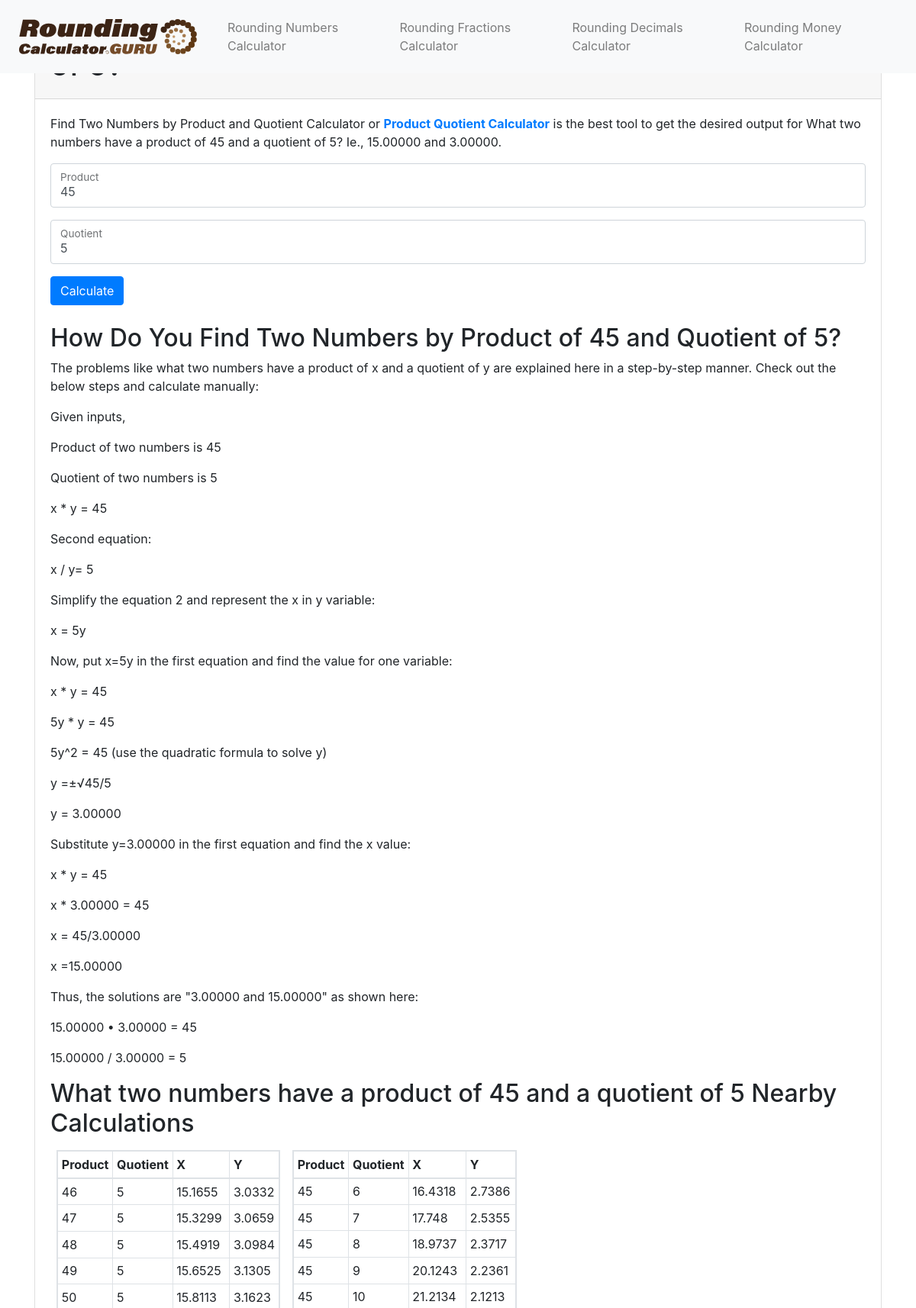
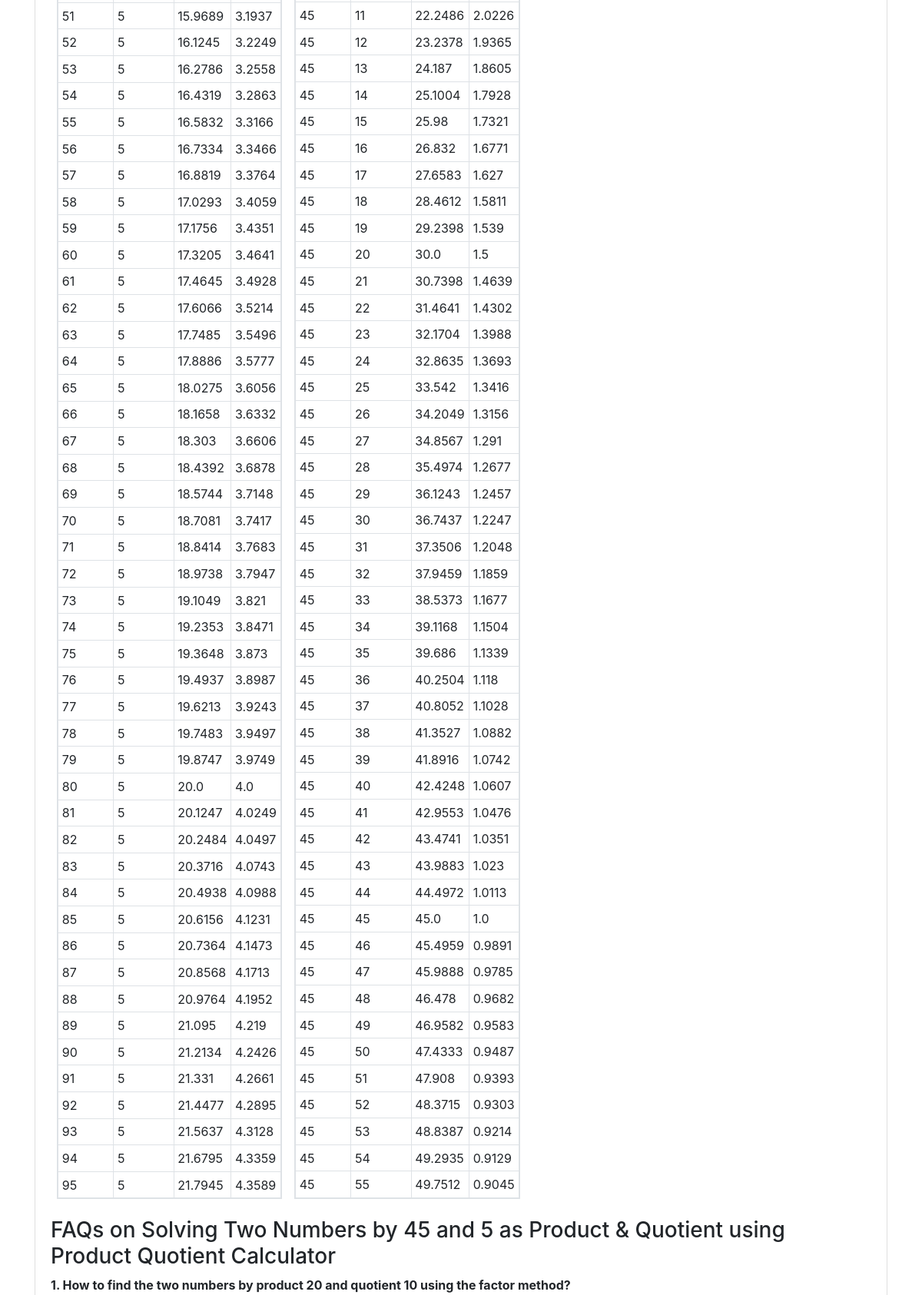
/what-two-numbers-have-a-product-of-45-and-a-quotient-of-5/ (upper part), run on the app's committed database (2 pictures, top to bottom).
### Numbers/models.py (models this page shows)
class productQuotientCalc(models.Model):
    prod=models.IntegerField()
    quo=models.IntegerField()
    x=models.DecimalField(max_digits=10 , decimal_places=5)
    y=models.DecimalField(max_digits=10 , decimal_places=5)

### Numbers/views.py (the view, shortened to what this page needs)
# urls.py: path('what-two-numbers-have-a-product-of-<str:prod>-and-a-quotient-of-<str:quo>/',productQuotientTail, name='productQuotientTail'),
def productQuotientTail(request,prod,quo):
    prod=int(prod)
    quo=int(quo)
    l=productQuotientCalc.objects.filter(prod=prod,quo=quo)
    if l:
        print('from DB')
        product50=[]
        [product50.append(i) for i in range(prod+1,prod+51)]
        quotient50=[]
        [quotient50.append(i) for i in range(quo+1,quo+51)]
        ya50=[]
        [ya50.append(round(((prod/i)**0.5),4)) for i in quotient50]
        yb50=[]
        [yb50.append(round(((i/quo)**0.5),4)) for i in product50]
        xa50=[]
        [xa50.append(round((prod/j),4)) for j in ya50]
        xb50=[]
        [xb50.append(round((i/j),4)) for i,j in zip(product50,yb50)]
        mylist=zip(quotient50,xa50,ya50)
        mylist1=zip(product50,xb50,yb50)
        product5=[]
        [product5.append(i) for i in range(prod+1,prod+6)]
        quotient5=[]
        [quotient5.append(i) for i in range(quo+1,quo+6)]
        return render(request,'Mathcue/product-quotient-calculator-details.html',{'res':l,'mylist':mylist,'mylist1':mylist1,'product5':product5,'quotient5':quotient5,'product':str(prod),'quotient':str(quo)})

### templates/Mathcue/product-quotient-calculator-details.html (shortened to what this page needs)
{%extends 'base/numbers_base3.html'%}
{%load static%}
{%block meta%}
<link rel="stylesheet" href="https://cdn.jsdelivr.net/npm/bootstrap@4.6.1/dist/css/bootstrap.min.css"
>
  <link href="https://cdn.jsdelivr.net/npm/bootstrap@5.2.1/dist/css/bootstrap.min.css" rel="stylesheet">
{%block css%}
<link rel="stylesheet" href="https://roundingcalculator.guru/static/style2.css?ez_used_css_s=14">
{%endblock%}
{% endblock %}
{% block content %}
{% for i in res %}
<div class="container">
  <div class="card">
    <div class="card-header">
      <h1 class="h1">What two numbers have a product of {{i.prod}} and a quotient of {{i.quo}}?</h1>
    </div>
    <div class="card-body">
        <p>Find Two Numbers by Product and Quotient Calculator or <a href="/product-quotient-calculator/"> <strong>Product Quotient Calculator</strong></a> is the best tool to get the desired output for What two numbers have a product of {{i.prod}} and a quotient of {{i.quo}}? Ie., {{i.x}} and {{i.y}}.</p>
        <form method='POST' action='/product-quotient-calculator/'>
          <div class="form-floating mb-3">
            <input type="number" class="form-control" value=45 id="numa" placeholder="Product:" name='prod' required>
            <label for="floatingInput">Product</label>
          </div>
          <div class="form-floating mb-3">
            <input type="number" class="form-control"  id="num" placeholder="Quotient" name='quo' required min=1 value=5>
            <label for="floatingInput">Quotient</label>
          </div>
        <button type="submit" class="btn mb-4 btn-primary">Calculate</button>
        </form>
        <h2>How Do You Find Two Numbers by Product of {{i.prod}} and Quotient of {{i.quo}}?</h2>
        <p>The problems like what two numbers have a product of x and a quotient of y are explained here in a step-by-step manner. Check out the below steps and calculate manually:</p>
        <p>Given inputs,</p>
        <p>Product of two numbers is {{i.prod}}</p>
        <p>Quotient of two numbers is {{i.quo}}</p>
        <p>x * y = {{i.prod}}</p>
        <p>Second equation:</p>
        <p>x / y= {{i.quo}}</p>
        <p>Simplify the equation 2 and represent the x in y variable:</p>
        <p>x = {{i.quo}}y</p>
        <p>Now, put x={{i.quo}}y in the first equation and find the value for one variable: </p>
        <p>x * y = {{i.prod}}</p>
        <p>{{i.quo}}y * y = {{i.prod}}</p>
        <p>{{i.quo}}y^2 = {{i.prod}} (use the quadratic formula to solve y)</p>
        <p>y =±√{{i.prod}}/{{i.quo}}</p>
        <p>y = {{i.y}}</p>
        <p>Substitute y={{i.y}} in the first equation and find the x value: </p>
        <p>x * y = {{i.prod}}</p>
        <p>x * {{i.y}} = {{i.prod}}</p>
        <p>x = {{i.prod}}/{{i.y}}</p>
        <p>x ={{i.x}}</p>
        <p>Thus, the solutions are "{{i.y}} and {{i.x}}" as shown here:</p>
        <p>{{i.x}} • {{i.y}} = {{i.prod}}</p>
        <p>{{i.x}} / {{i.y}} = {{i.quo}}</p>
        <h2>What two numbers have a product of {{i.prod}} and a quotient of {{i.quo}} Nearby Calculations</h2>
        <div class="d-flex flex-wrap">
          <div class='p-2'>
            <table class="table table-sm table-bordered table-responsive">
              <thead>
                <tr>
                  <th scope="col">Product</th>
                  <th scope="col">Quotient</th>
                  <th scope="col">X</th>
                  <th scope="col">Y</th>
                </tr>
              </thead>
              <tbody>
                {% for j,k,l in mylist1 %}
                <tr>
                  <td>{{j}}</td>
                  <td>{{quotient}}</td>
                  <td>{{k}}</td>
                  <td>{{l}}</td>
                </tr>
                {% endfor %}
              </tbody>
            </table>
          </div>
          <div class='p-2'>
            <table class="table table-sm table-bordered table-responsive">
              <thead>
                <tr>
                  <th scope="col">Product</th>
                  <th scope="col">Quotient</th>
                  <th scope="col">X</th>
                  <th scope="col">Y</th>
                </tr>
              </thead>
              <tbody>
                <tr>
                  {% for j,k,l in mylist %}
                <tr>
                  <td>{{product}}</td>
                  <td>{{j}}</td>
                  <td>{{k}}</td>
                  <td>{{l}}</td>
                </tr>
                {% endfor %}
                </tr>
              </tbody>
            </table>
          </div>
        </div>
        <h3>FAQs on Solving Two Numbers by {{i.prod}} and {{i.quo}} as Product & Quotient using Product Quotient Calculator</h3>
        <p><strong>1. How to find the two numbers by product 20 and quotient 10 using the factor method?</strong></p>
        {% endfor %}
    </div>
  </div>
</div>
{% endblock %}

### templates/base/numbers_base3.html (shortened to what this page needs)
{%load static%}
<!DOCTYPE html>
<html lang="en">
  <head>
    {%block meta%} {%endblock%} {%block css%} {%endblock%}
    <link rel="stylesheet" href="https://cdn.jsdelivr.net/npm/bootstrap@4.6.1/dist/css/bootstrap.min.css">
    <link rel="stylesheet" href="https://use.fontawesome.com/releases/v5.15.1/css/all.css">
    <nav class="navbar navbar-expand-lg navbar-light fixed-top bg-light">
      <a class="navbar-brand" href="/">
          <img src="\static\images\logo\Rounding-Calculator.svg" width="250" class="p-1 float-left" alt="">
      </a>
      <div class="collapse navbar-collapse" id="navbarNav">
        <ul class="navbar-nav ml-auto p-2">
          <li class="nav-item">
            <a class="nav-link" href="/rounding-numbers-calculator/">Rounding Numbers Calculator</a>
          </li>
          <li class="nav-item">
            <a class="nav-link" href="/rounding-decimal-to-fraction-calculator/">Rounding Fractions Calculator</a>
          </li>
          <li class="nav-item">
            <a class="nav-link" href="/rounding-decimals-calculator/">Rounding Decimals Calculator</a>
          </li>
          <li class="nav-item">
            <a class="nav-link" href="/rounding-money-calculator/">Rounding Money Calculator</a>
          </li>
        </ul>
      </div>
    </nav>
  </head>
  <body>
    {%block content%} {%endblock%}
  </body>
</html>

### data on the page
productQuotientCalc: prod "45", quo "5", x "15.00000", y "3.00000", mylist1 "46" "47" "48" "49" "50" "51" "52" "53" "54" "55" "56" "57" "58" "59" "60" "61" "62" "63" "64" "65" "66" "67" "68" "69" "70" "71" "72" "73" "74" "75" "76" "77" "78" "79" "80" "81" "82" "83" "84" "85" "86" "87" "88" "89" "90" "91" "92" "93" "94" "95", mylist1 "5" "5" "5" "5" "5" "5" "5" "5" "5" "5" "5" "5" "5" "5" "5" "5" "5" "5" "5" "5" "5" "5" "5" "5" "5" "5" "5" "5" "5" "5" "5" "5" "5" "5" "5" "5" "5" "5" "5" "5" "5" "5" "5" "5" "5" "5" "5" "5" "5" "5", mylist1 "15.1655" "15.3299" "15.4919" "15.6525" "15.8113" "15.9689" "16.1245" "16.2786" "16.4319" "16.5832" "16.7334" "16.8819" "17.0293" "17.1756" "17.3205" "17.4645" "17.6066" "17.7485" "17.8886" "18.0275" "18.1658" "18.303" "18.4392" "18.5744" "18.7081" "18.8414" "18.9738" "19.1049" "19.2353" "19.3648" "19.4937" "19.6213" "19.7483" "19.8747" "20.0" "20.1247" "20.2484" "20.3716" "20.4938" "20.6156" "20.7364" "20.8568" "20.9764" "21.095" "21.2134" "21.331" "21.4477" "21.5637" "21.6795" "21.7945", mylist1 "3.0332" "3.0659" "3.0984" "3.1305" "3.1623" "3.1937" "3.2249" "3.2558" "3.2863" "3.3166" "3.3466" "3.3764" "3.4059" "3.4351" "3.4641" "3.4928" "3.5214" "3.5496" "3.5777" "3.6056" "3.6332" "3.6606" "3.6878" "3.7148" "3.7417" "3.7683" "3.7947" "3.821" "3.8471" "3.873" "3.8987" "3.9243" "3.9497" "3.9749" "4.0" "4.0249" "4.0497" "4.0743" "4.0988" "4.1231" "4.1473" "4.1713" "4.1952" "4.219" "4.2426" "4.2661" "4.2895" "4.3128" "4.3359" "4.3589", mylist "45" "45" "45" "45" "45" "45" "45" "45" "45" "45" "45" "45" "45" "45" "45" "45" "45" "45" "45" "45" "45" "45" "45" "45" "45" "45" "45" "45" "45" "45" "45" "45" "45" "45" "45" "45" "45" "45" "45" "45" "45" "45" "45" "45" "45" "45" "45" "45" "45" "45", mylist "6" "7" "8" "9" "10" "11" "12" "13" "14" "15" "16" "17" "18" "19" "20" "21" "22" "23" "24" "25" "26" "27" "28" "29" "30" "31" "32" "33" "34" "35" "36" "37" "38" "39" "40" "41" "42" "43" "44" "45" "46" "47" "48" "49" "50" "51" "52" "53" "54" "55", mylist "16.4318" "17.748" "18.9737" "20.1243" "21.2134" "22.2486" "23.2378" "24.187" "25.1004" "25.98" "26.832" "27.6583" "28.4612" "29.2398" "30.0" "30.7398" "31.4641" "32.1704" "32.8635" "33.542" "34.2049" "34.8567" "35.4974" "36.1243" "36.7437" "37.3506" "37.9459" "38.5373" "39.1168" "39.686" "40.2504" "40.8052" "41.3527" "41.8916" "42.4248" "42.9553" "43.4741" "43.9883" "44.4972" "45.0" "45.4959" "45.9888" "46.478" "46.9582" "47.4333" "47.908" "48.3715" "48.8387" "49.2935" "49.7512", mylist "2.7386" "2.5355" "2.3717" "2.2361" "2.1213" "2.0226" "1.9365" "1.8605" "1.7928" "1.7321" "1.6771" "1.627" "1.5811" "1.539" "1.5" "1.4639" "1.4302" "1.3988" "1.3693" "1.3416" "1.3156" "1.291" "1.2677" "1.2457" "1.2247" "1.2048" "1.1859" "1.1677" "1.1504" "1.1339" "1.118" "1.1028" "1.0882" "1.0742" "1.0607" "1.0476" "1.0351" "1.023" "1.0113" "1.0" "0.9891" "0.9785" "0.9682" "0.9583" "0.9487" "0.9393" "0.9303" "0.9214" "0.9129" "0.9045"
